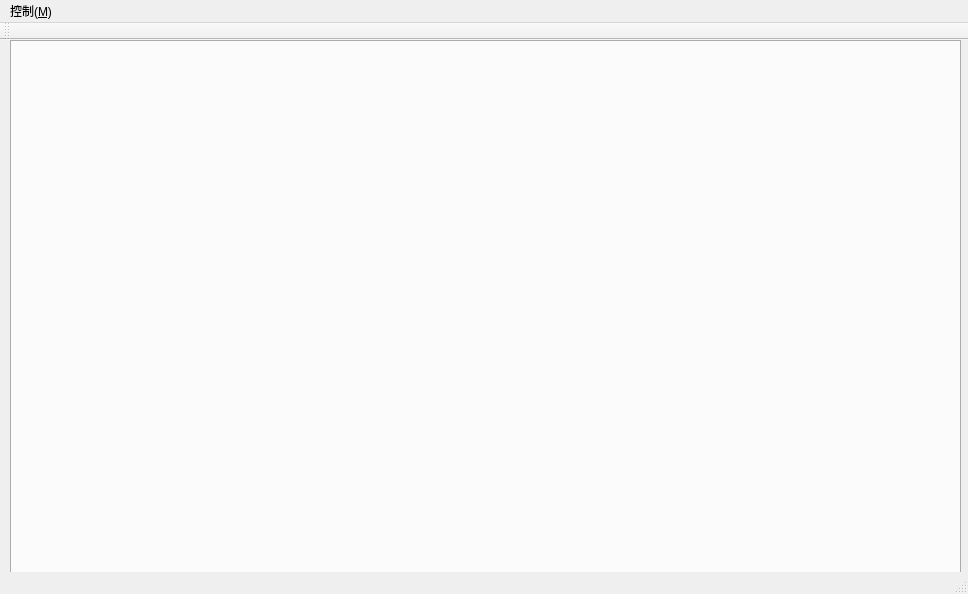
<?xml version="1.0" encoding="UTF-8"?>
<ui version="4.0">
 <class>SohoSecurityClass</class>
 <widget class="QMainWindow" name="SohoSecurityClass">
  <property name="geometry">
   <rect>
    <x>0</x>
    <y>0</y>
    <width>968</width>
    <height>594</height>
   </rect>
  </property>
  <property name="windowTitle">
   <string>SohoSecurity</string>
  </property>
  <widget class="QWidget" name="centralWidget">
   <widget class="QTabWidget" name="tabWidget">
    <property name="geometry">
     <rect>
      <x>10</x>
      <y>0</y>
      <width>951</width>
      <height>541</height>
     </rect>
    </property>
    <property name="currentIndex">
     <number>-1</number>
    </property>
   </widget>
  </widget>
  <widget class="QMenuBar" name="menuBar">
   <property name="geometry">
    <rect>
     <x>0</x>
     <y>0</y>
     <width>968</width>
     <height>21</height>
    </rect>
   </property>
   <widget class="QMenu" name="menu">
    <property name="title">
     <string>控制(&amp;M)</string>
    </property>
    <property name="toolTipsVisible">
     <bool>true</bool>
    </property>
    <addaction name="actLockScreen"/>
    <addaction name="actLogoff"/>
    <addaction name="actHibernate"/>
    <addaction name="actSleep"/>
    <addaction name="actRestart"/>
    <addaction name="actShutdown"/>
   </widget>
   <addaction name="menu"/>
  </widget>
  <widget class="QToolBar" name="mainToolBar">
   <attribute name="toolBarArea">
    <enum>TopToolBarArea</enum>
   </attribute>
   <attribute name="toolBarBreak">
    <bool>false</bool>
   </attribute>
  </widget>
  <widget class="QStatusBar" name="statusBar"/>
  <action name="actLogoff">
   <property name="text">
    <string>注销(&amp;O)</string>
   </property>
   <property name="shortcut">
    <string>Alt+O</string>
   </property>
  </action>
  <action name="actHibernate">
   <property name="text">
    <string>休眠(&amp;H)</string>
   </property>
   <property name="shortcut">
    <string>Alt+H</string>
   </property>
  </action>
  <action name="actSleep">
   <property name="text">
    <string>睡眠(&amp;S)</string>
   </property>
   <property name="shortcut">
    <string>Alt+S</string>
   </property>
  </action>
  <action name="actRestart">
   <property name="text">
    <string>重启(&amp;R)</string>
   </property>
   <property name="shortcut">
    <string>Alt+R</string>
   </property>
  </action>
  <action name="actShutdown">
   <property name="text">
    <string>关机(&amp;P)</string>
   </property>
   <property name="shortcut">
    <string>Alt+P</string>
   </property>
  </action>
  <action name="actLockScreen">
   <property name="text">
    <string>锁屏(&amp;L)</string>
   </property>
   <property name="shortcut">
    <string>Alt+L</string>
   </property>
  </action>
 </widget>
 <layoutdefault spacing="6" margin="11"/>
 <resources>
  <include location="MainWindow.qrc"/>
 </resources>
 <connections/>
</ui>
